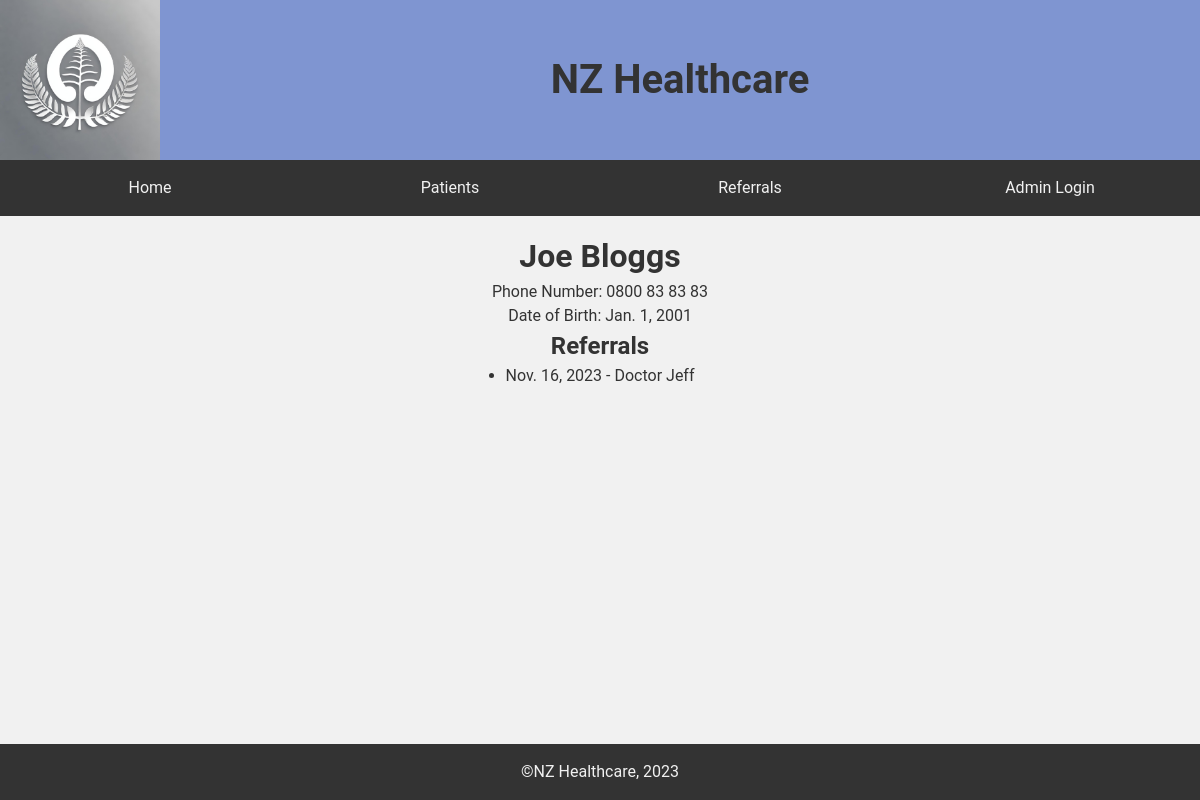
The page /patient/1/ (signed in) on the database its author committed.
### patients/models.py (models this page shows)
class Patient(models.Model):
    first_name = models.CharField(max_length=50)
    last_name = models.CharField(max_length=80)
    phone_number = models.CharField(max_length=12)
    date_of_birth = models.DateField()

class Referral(models.Model):
    patient = models.ForeignKey(Patient, on_delete=models.CASCADE)
    referral_date = models.DateField()
    referrer_name = models.CharField(max_length=150)
    referral_reason = models.TextField(max_length=150)
    note = models.TextField()
    document = models.FileField(
        upload_to='referral_documents/', null=True, blank=True)

### patients/views.py (the view)
# urls.py: path('patient/<int:patient_id>/', views.patient_detail, name='patient_detail'),
@login_required
def patient_detail(request, patient_id):
    patient = get_object_or_404(Patient, id=patient_id)
    referrals = Referral.objects.filter(patient=patient)
    return render(request, 'patient_detail.html', {'patient': patient, 'referrals': referrals})

### patients/templates/patient_detail.html (shortened to what this page needs)
{% extends 'base.html' %}  {% block content %}
<h1>{{ patient.first_name }} {{ patient.last_name }}</h1>
<p>Phone Number: {{ patient.phone_number }}</p>
<p>Date of Birth: {{ patient.date_of_birth }}</p>
<h2>Referrals</h2>
<ul>
  {% for referral in referrals %}
  <li>
    <a href="{% url 'referral_detail' referral.id %}"
      >{{ referral.referral_date }} - {{ referral.referrer_name }}</a
    >
  </li>
  {% endfor %}
</ul>
{% endblock %}

### static/css/styles.css (style rules this page uses)
* { margin: 0; padding: 0; box-sizing: border-box; }
body { font-family: 'Roboto', sans-serif; font-size: 1em; line-height: 1.5; color: #333; background-color: #f1f1f1; }
a { color: #333; text-decoration: none; }
main p { width: 75%; }

### rows shown on the page
Patient: first_name "Joe", last_name "Bloggs", phone_number "0800 83 83 83", date_of_birth "Jan. 1, 2001"
Referral: referral_date "Nov. 16, 2023", referrer_name "Doctor Jeff"
